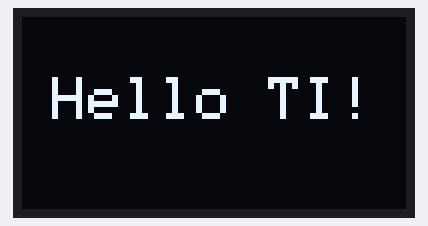
Bench run of a sketch on a simulated Arduino Uno, built with avr-gcc and run on an emulated ATmega328P. Shown: 128×64 one-colour display.

Above: at 0.1 s.

The sketch:

SPI_oled.ino
```cpp
#include <SPI.h>
#include <Adafruit_GFX.h>
#include <Adafruit_SSD1306.h>

// Define OLED display SPI pins
#define OLED_MOSI   11  // Hardware SPI MOSI
#define OLED_CLK    13  // Hardware SPI SCK
#define OLED_DC     8   // Data/Command
#define OLED_CS     10  // Chip select
#define OLED_RESET  9

// Initialize display
Adafruit_SSD1306 display(128, 64, &SPI, OLED_DC, OLED_RESET, OLED_CS);

void setup() {
    Serial.begin(9600);

    // Initialize the OLED display
    if (!display.begin(SSD1306_SWITCHCAPVCC)) {
        Serial.println(F("SSD1306 initialization failed!"));
        while (true) {
          //blink LED to indicate error
          digitalWrite(LED_BUILTIN, HIGH);
          delay(500);
          digitalWrite(LED_BUILTIN, LOW);
          delay(500);
        }

    }

    display.clearDisplay(); // Clear display
    display.setTextSize(2); // Text size
    display.setTextColor(WHITE); // Set text color
    display.setCursor(10, 20); // Move cursor
    display.println("Hello TI!"); // Print line
    display.display(); // Show the message on the display
}

void loop() {
    // Nothing here, just displaying "Hello TI!"
}
```
